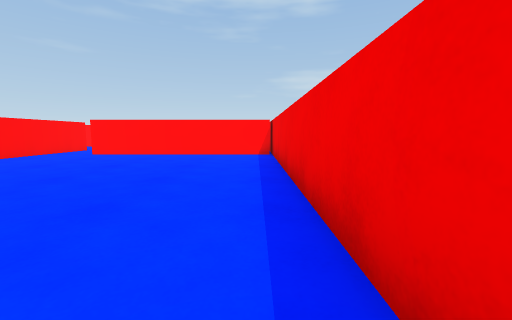
View 1 (above)

24 first-person views from a walk through a scene from a Unity 3-D project. The camera is 0.62 m above the floor, tilts 6° down and sees 90° across. The floor is counted in squares, 1 m on a side. Each view is taken from the middle of a square. On the plan, view 1 faces up. The plan holds only what a view shows up to about 9 squares ahead; the rest is blank.

View 2
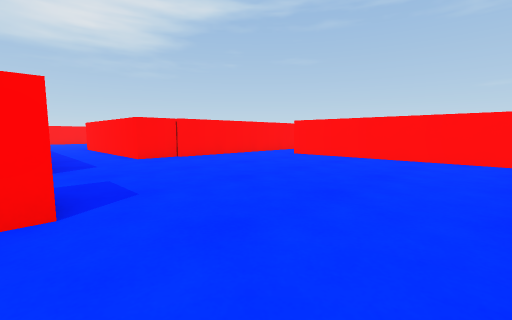

View 3
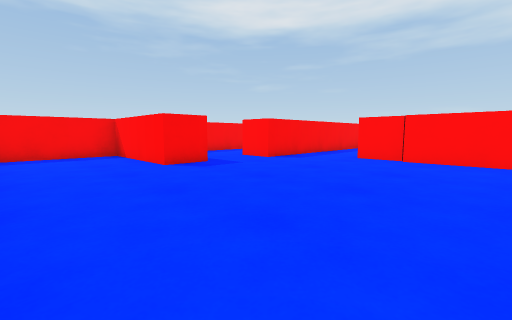

View 4
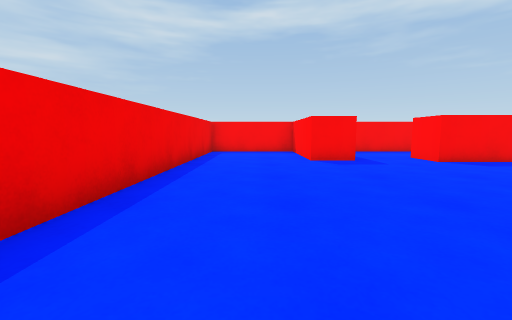

View 5
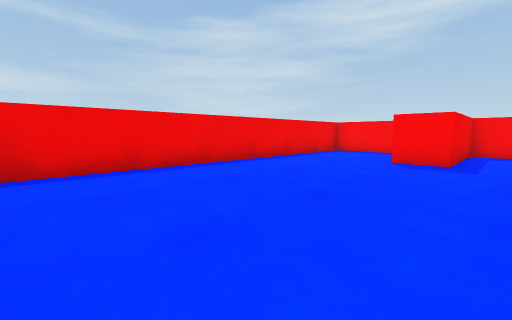

View 6
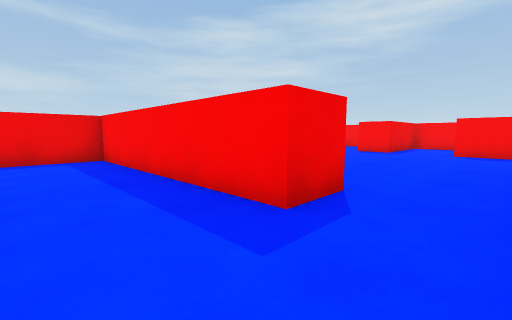

View 7
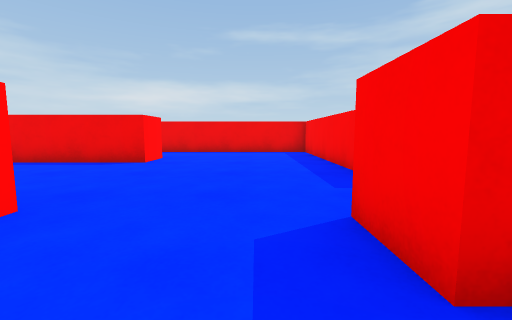

View 8
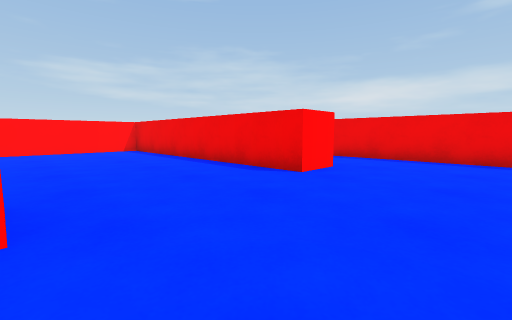

View 9
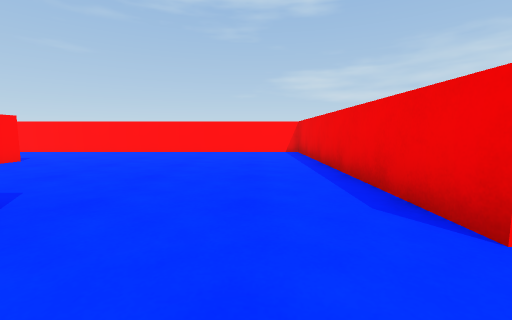

View 10
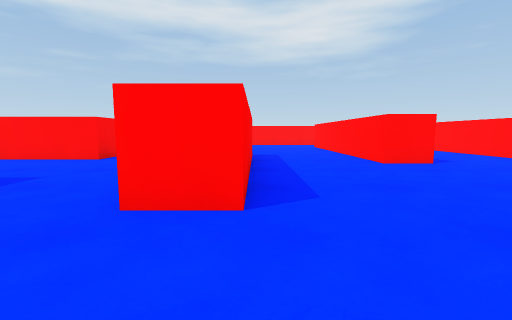

View 11
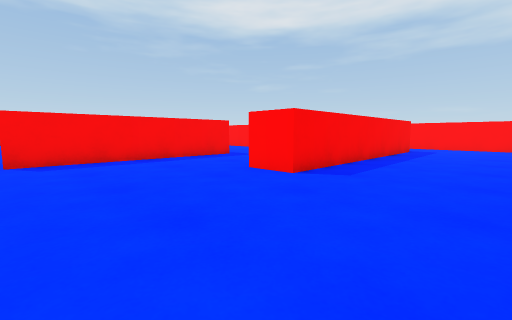

View 12
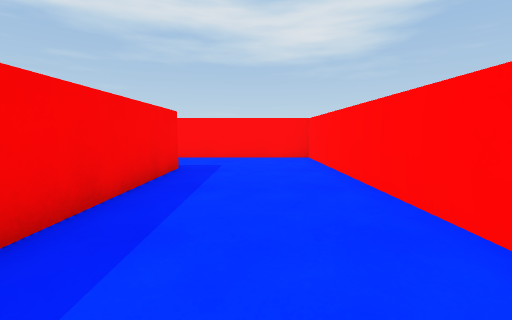

View 13
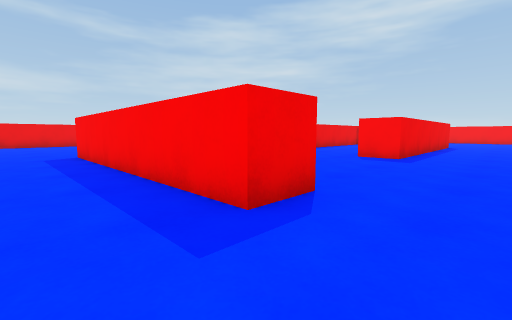

View 14
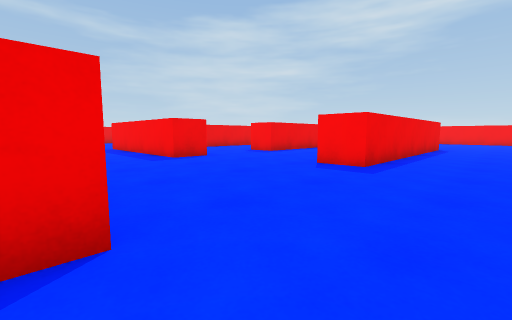

View 15
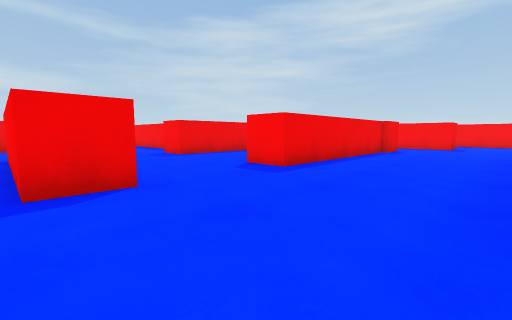

View 16
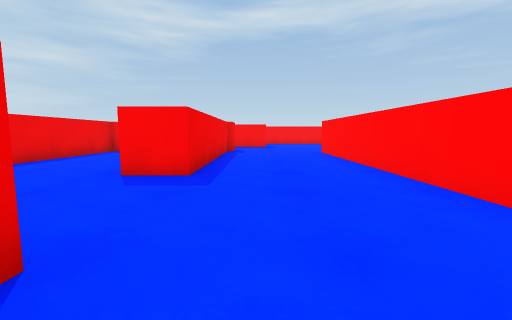

View 17
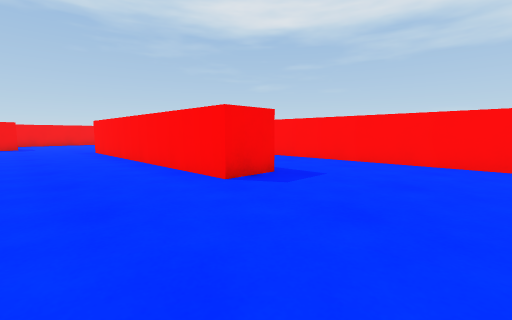

View 18
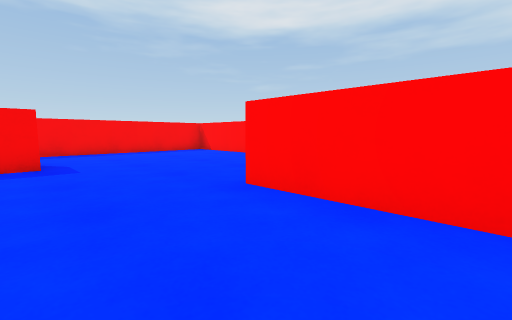

View 19
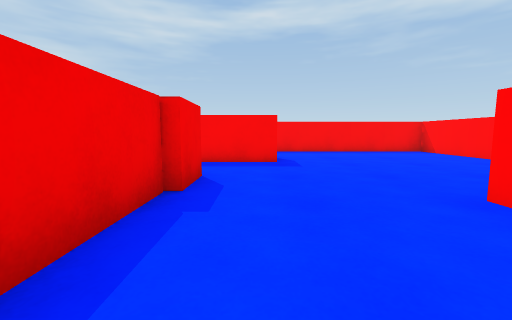

View 20
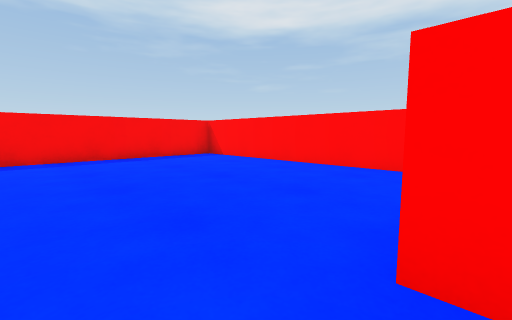

View 21
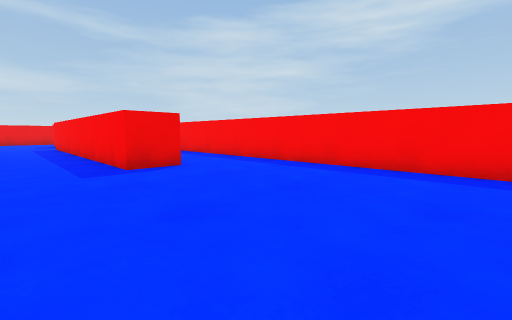

View 22
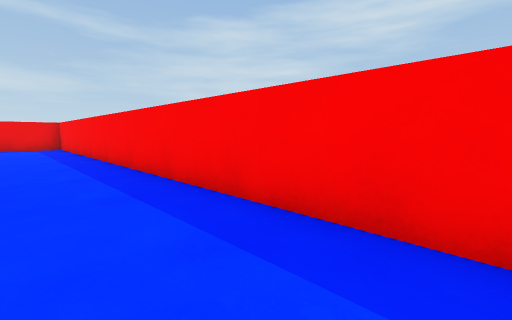

View 23
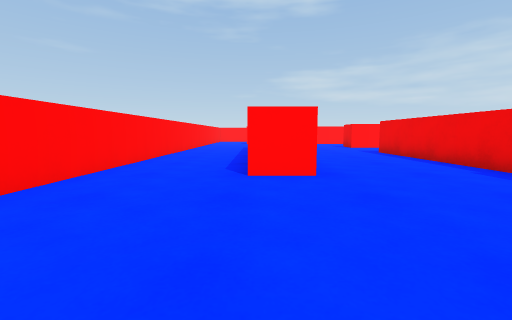

View 24
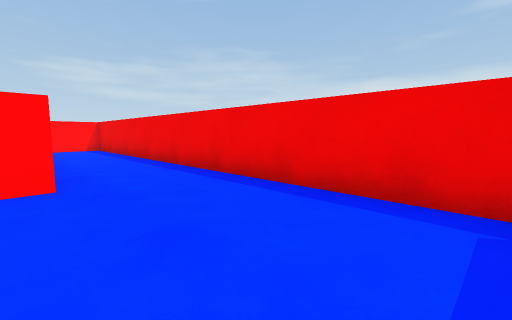

### Floor plan
Ten units are one square. View 1 is at (0, 0); x grows to the right and y downward. Boxes are objects, and circles mark ways between rooms. Rooms are numbered by the first view taken in them; rooms with no view inside come last. Other rooms are left out.
<svg viewBox="-181 -199 191 220">
<path fill="none" stroke="#000" d="M-32 -12 -22 -12 -22 16 5 16 5 -74 -47 -74M-63 -44 -63 -33M-66 -15 -49 -15 -49 -5M-60 -76 -60 -42M-15 -123 -26 -123 -26 -194 -176 -194 -176 -160M-110 -129 -60 -129 -60 -119M-71 -93 -60 -93 -60 -76M-47 -74 -47 -84 5 -84M-155 -155 -155 -166 -92 -166 -92 -156 -116 -156M5 -80 5 -194 -9 -194M-100 -93 -100 -69M-71 -42 -71 -93M-110 -119 -110 -129M-151 -50 -151 -113 -141 -113 -141 -47M-116 -156 -130 -156M-110 -42 -110 -93 -100 -93M-176 -141 -176 -34M-112 -32 -112 -44M-125 -5 -125 -15 -66 -15M-141 -47 -151 -47M-176 -34 -176 16 -32 16 -32 -12M-63 -33 -105 -33"/>
<circle cx="-50" cy="-80" r="3" fill="#2a7"/>
<circle cx="-40" cy="-10" r="3" fill="#2a7"/>
<circle cx="-60" cy="-25" r="3" fill="#2a7"/>
<circle cx="-65" cy="-105" r="3" fill="#2a7"/>
<circle cx="-105" cy="-145" r="3" fill="#2a7"/>
<circle cx="-165" cy="-160" r="3" fill="#2a7"/>
<circle cx="-105" cy="-105" r="3" fill="#2a7"/>
<circle cx="-145" cy="-45" r="3" fill="#2a7"/>
<text x="-30" y="-40">1</text>
<text x="-60" y="-150">2</text>
<text x="-90" y="-80">3</text>
<text x="-130" y="-100">4</text>
<text x="-120" y="-20">5</text>
</svg>
Room 1 opens to room 2. Room 1 opens to room 5. Room 2 opens to room 3. Room 2 opens to room 4. Room 3 opens to room 4. Room 4 opens to room 5.

Where each view was taken, in squares from view 1:
view 1: 0 up, 0 right, facing up
view 2: 1 up, 0 right, facing up-left
view 3: 6 up, 0 right, facing down-left
view 4: 7 up, 1 left, facing down
view 5: 7 up, 4 left, facing down-right
view 6: 10 up, 6 left, facing down-right
view 7: 10 up, 8 left, facing right
view 8: 10 up, 6 left, facing up-right
view 9: 11 up, 4 left, facing up
view 10: 13 up, 4 left, facing left
view 11: 19 up, 6 left, facing down-left
view 12: 18 up, 11 left, facing left
view 13: 18 up, 17 left, facing down-right
view 14: 16 up, 17 left, facing down-right
view 15: 13 up, 14 left, facing down-right
view 16: 13 up, 12 left, facing down
view 17: 14 up, 12 left, facing down-left
view 18: 7 up, 12 left, facing down-left
view 19: 7 up, 12 left, facing down
view 20: 5 up, 13 left, facing down-left
view 21: 3 up, 17 left, facing down-right
view 22: 0 up, 15 left, facing down-right
view 23: 1 up, 15 left, facing up
view 24: 9 up, 2 left, facing up-right
